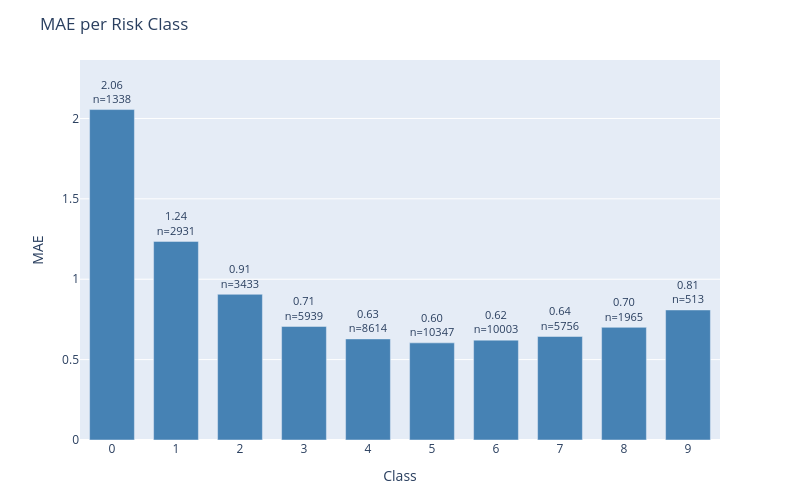

The code cell stored with this chart in its notebook:
### Code cell
plot_error_by_group(
    df=results_test,
    y_true_col='actual',
    y_pred_col='prediction',
    group_by='class',
    metric='mae',
    title='MAE per Risk Class'
)

### Figure 1 — Plotly figure (JSON) as saved in the notebook; plotly's stock layout.template omitted (floating-point values rounded to 4 significant figures)
{"data": [{"marker": {"color": "steelblue"}, "text": ["2.06<br>n=1338", "1.24<br>n=2931", "0.91<br>n=3433", "0.71<br>n=5939", "0.63<br>n=8614", "0.60<br>n=10347", "0.62<br>n=10003", "0.64<br>n=5756", "0.70<br>n=1965", "0.81<br>n=513"], "textposition": "outside", "type": "bar", "x": ["0", "1", "2", "3", "4", "5", "6", "7", "8", "9"], "y": [2.055, 1.235, 0.9062, 0.7063, 0.6287, 0.6042, 0.6212, 0.6438, 0.7008, 0.809]}], "layout": {"bargap": 0.3, "height": 500, "margin": {"b": 60, "t": 60}, "title": {"text": "MAE per Risk Class"}, "uniformtext": {"minsize": 8, "mode": "hide"}, "width": 800, "xaxis": {"title": {"text": "Class"}}, "yaxis": {"range": [0, 2.364], "title": {"text": "MAE"}}}}
